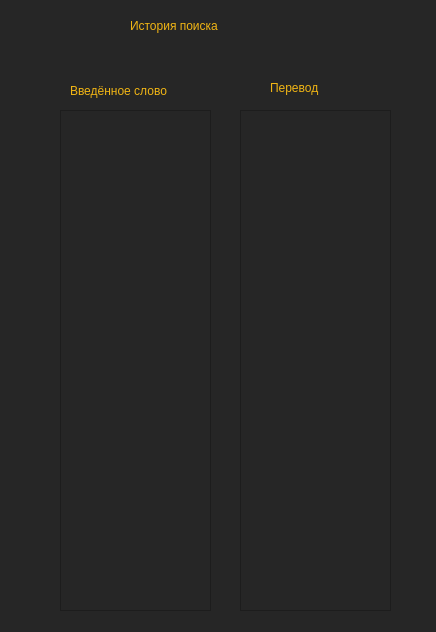
<?xml version="1.0" encoding="UTF-8"?>
<ui version="4.0">
 <class>Dialog</class>
 <widget class="QDialog" name="Dialog">
  <property name="geometry">
   <rect>
    <x>0</x>
    <y>0</y>
    <width>436</width>
    <height>632</height>
   </rect>
  </property>
  <property name="windowTitle">
   <string>Dialog</string>
  </property>
  <property name="styleSheet">
   <string notr="true">background-color: rgb(38, 38, 38);</string>
  </property>
  <widget class="QLabel" name="label">
   <property name="geometry">
    <rect>
     <x>130</x>
     <y>0</y>
     <width>171</width>
     <height>51</height>
    </rect>
   </property>
   <property name="styleSheet">
    <string notr="true">font: 87 14pt &quot;Roboto Black&quot;;
color: rgb(241, 181, 20);</string>
   </property>
   <property name="text">
    <string>История поиска</string>
   </property>
  </widget>
  <widget class="QLabel" name="label_2">
   <property name="geometry">
    <rect>
     <x>70</x>
     <y>80</y>
     <width>121</width>
     <height>21</height>
    </rect>
   </property>
   <property name="styleSheet">
    <string notr="true">color: rgb(241, 181, 20);
font: 87 9pt &quot;Roboto Black&quot;;</string>
   </property>
   <property name="text">
    <string>Введённое слово</string>
   </property>
  </widget>
  <widget class="QLabel" name="label_3">
   <property name="geometry">
    <rect>
     <x>270</x>
     <y>80</y>
     <width>61</width>
     <height>16</height>
    </rect>
   </property>
   <property name="styleSheet">
    <string notr="true">color: rgb(241, 181, 20);
font: 87 9pt &quot;Roboto Black&quot;;</string>
   </property>
   <property name="text">
    <string>Перевод</string>
   </property>
  </widget>
  <widget class="QListWidget" name="listWidget">
   <property name="geometry">
    <rect>
     <x>60</x>
     <y>110</y>
     <width>151</width>
     <height>501</height>
    </rect>
   </property>
   <property name="styleSheet">
    <string notr="true">color: rgb(255, 255, 255);
font: 87 9pt &quot;Roboto Black&quot;;</string>
   </property>
  </widget>
  <widget class="QListWidget" name="listWidget_2">
   <property name="geometry">
    <rect>
     <x>240</x>
     <y>110</y>
     <width>151</width>
     <height>501</height>
    </rect>
   </property>
   <property name="styleSheet">
    <string notr="true">color: rgb(255, 255, 255);
font: 87 9pt &quot;Roboto Black&quot;;</string>
   </property>
  </widget>
 </widget>
 <resources/>
 <connections/>
</ui>
